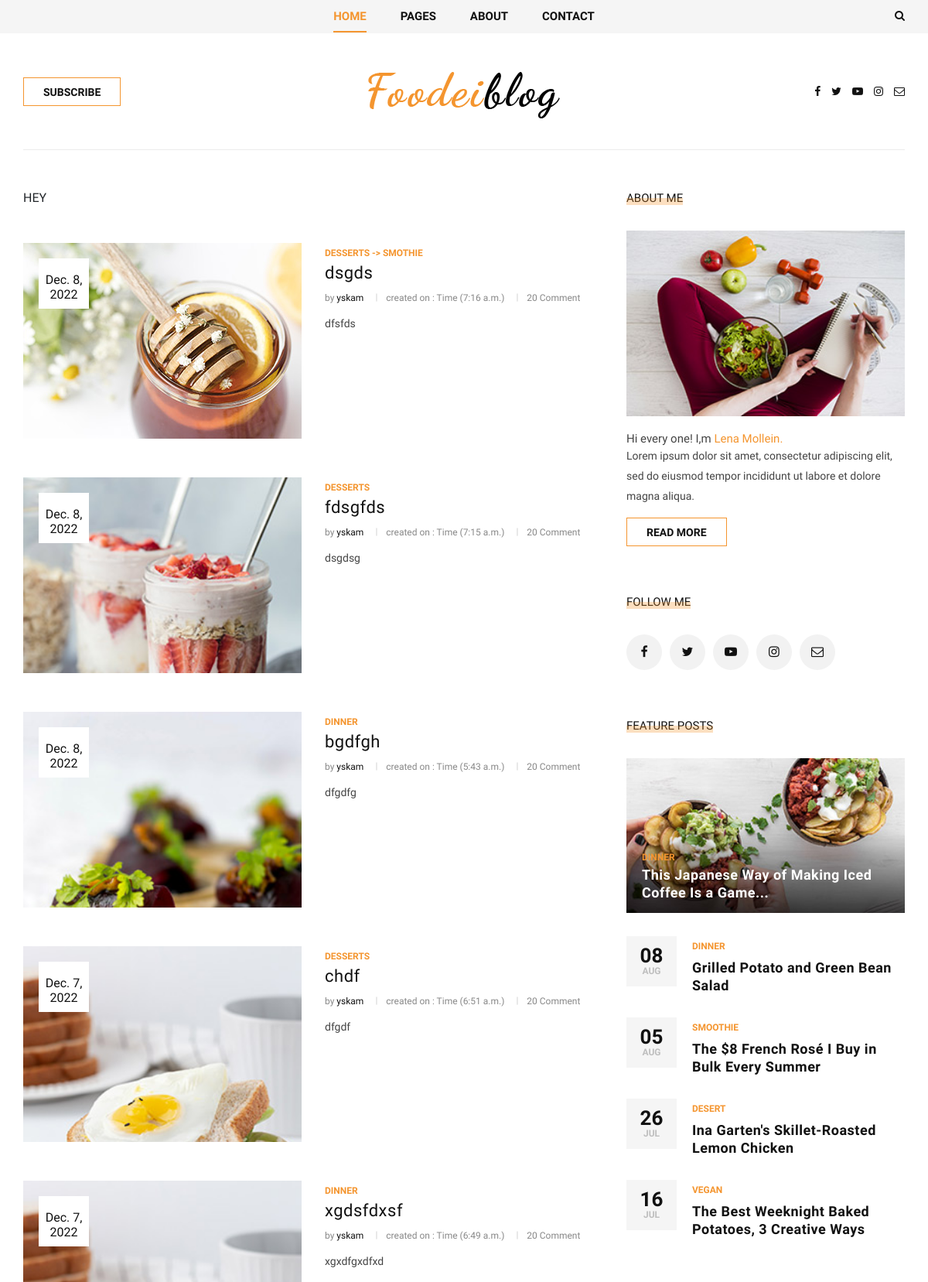
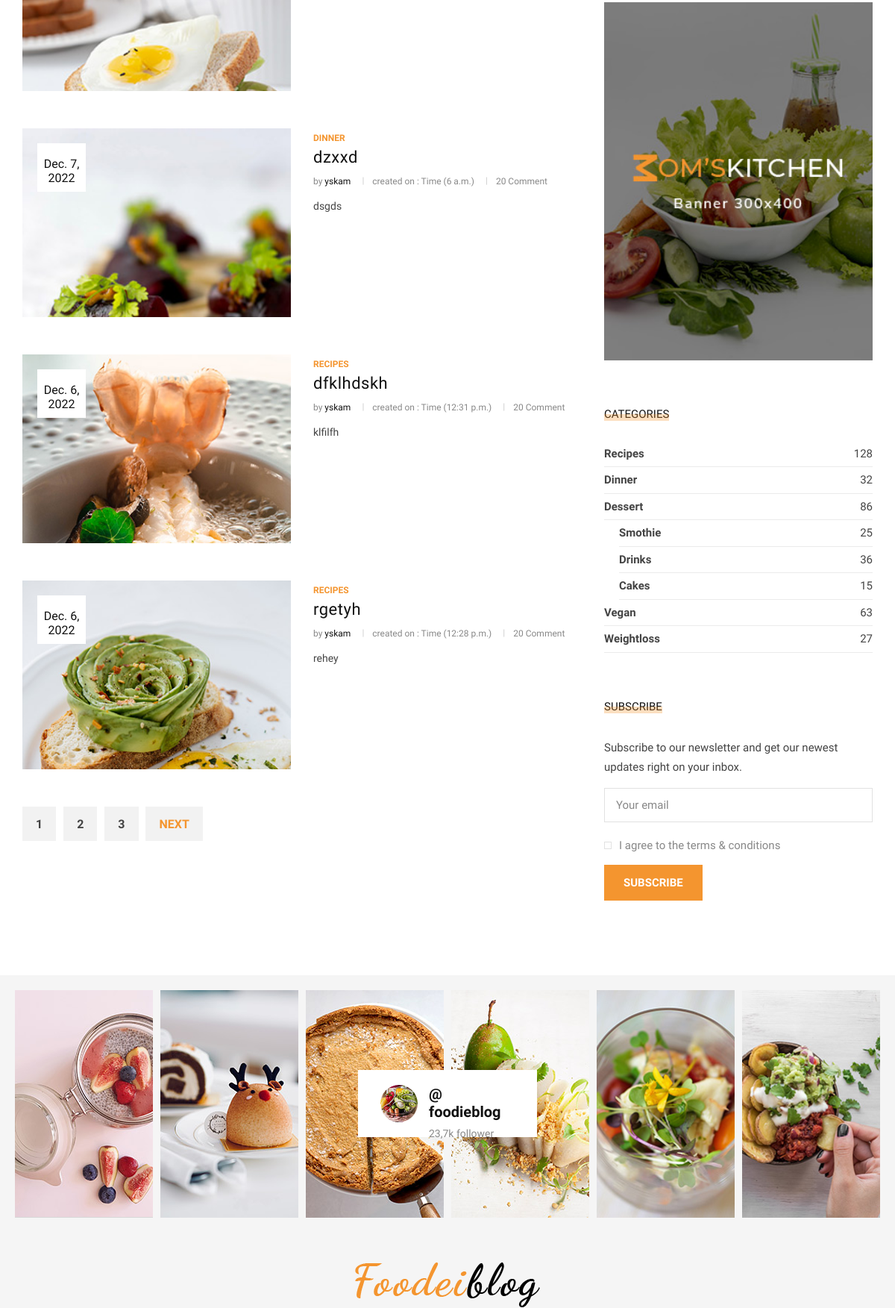
The page /category_list/ (upper part) on the database its author committed (2 pictures, top to bottom).
### account/models.py (models this page shows, shortened)
class Post(models.Model):
    image = models.ImageField(upload_to='pics', blank= True, null=True, default= False)
    title = models.CharField(max_length=200, unique=True)
    small_description = models.CharField(max_length=255)
    slug = models.SlugField(null= False , unique=True)
    category = models.ForeignKey('Category', null=True, blank=False ,on_delete= models.DO_NOTHING)
    author = models.ForeignKey(CustomUser, on_delete= models.CASCADE)
    updated_on = models.DateTimeField(auto_now= True)
    content = RichTextUploadingField()
    created_on = models.DateTimeField(auto_now_add=True)
    likee = models.ManyToManyField(CustomUser, related_name= "blog_posts")

class Category(models.Model):
    name = models.CharField(max_length=200)
    slug = models.SlugField(max_length=5, unique=True)
    parent = models.ForeignKey('self',blank=True, null=True ,related_name='children' ,on_delete= models.DO_NOTHING)
    class Meta:
        unique_together = ('slug', 'parent',)
        verbose_name_plural = "categories"
    def __str__(self):
        full_path = [self.name]
        k = self.parent
        while k is not None:
            full_path.append(k.name)
            k = k.parent
        return ' -> '.join(full_path[::-1])

class CustomUser(AbstractUser):
    is_reader = models.BooleanField(default= False)
    is_author = models.BooleanField(default= False)
    about_me = models.CharField(max_length=200)

### index/views.py (the view)
# urls.py: path("category_list/", views.category_list, name="category_list"),
def category_list(request, categ = None):
        if categ:
                objs = Post.objects.filter(category__name = categ).order_by('-created_on')
        else:
                objs = Post.objects.all().order_by('-created_on')
        return render(request, 'categories-list.html', {'objs': objs,'categ': categ, 'list':list})

### templates/categories-list.html (shortened to what this page needs)
{% extends 'base.html' %}
{% block content %}
<body>
    <section class="categories categories-grid spad">
        <div class="categories__post">
            <div class="container">
                <div class="categories__grid__post">
                    <div class="row">
                        <div class="col-lg-8 col-md-8">
                            <div class="breadcrumb__text">
                                {% if categ %}
                                <h2>Categories: <span>{{categ}}</span></h2>
                                <div class="breadcrumb__option">
                                    <a href="#">Home</a>
                                </div>
                                {% else %}
                                HEY
                                {% endif %}
                            </div>
                            {% for post in objs %}
                            <div class="categories__list__post__item">
                                <div class="row">
                                    <div class="col-lg-6 col-md-6">
                                        <div class="categories__post__item__pic set-bg"
                                            data-setbg="{{post.image.url}}">
                                            <div class="post__meta">
                                                <h6>{{post.created_on.date}}</h6>
                                            </div>
                                        </div>
                                    </div>
                                    <div class="col-lg-6 col-md-6">
                                        <div class="categories__post__item__text">
                                            <a href = "{% url 'category_grid' post.category.slug %}"><span class="post__label">{{ post.category }}</span></a>
                                            <h3><a href="{% url 'article_detail' post.slug %}">{{ post.title }}</a></h3>
                                            <ul class="post__widget">
                                                <li>by <span>{{ post.author }}</span></li>
                                                <li>created on : Time ({{ post.created_on.time }})</li>
                                                <li>20 Comment</li>
                                            </ul>
                                            <p>{{ post.small_description }}</p>
                                        </div>
                                    </div>
                                </div>
                            </div>
                          {% endfor %}
                            <div class="row">
                                <div class="col-lg-12">
                                    <div class="categories__pagination">
                                        <a href="#">1</a>
                                        <a href="#">2</a>
                                        <a href="#">3</a>
                                        <a href="#">Next</a>
                                    </div>
                                </div>
                            </div>
                        </div>
                        <div class="col-lg-4 col-md-4">
                            <div class="sidebar__item">
                                <div class="sidebar__about__item">
                                    <div class="sidebar__item__title">
                                        <h6>About me</h6>
                                    </div>
                                    <img src="img/sidebar/sidebar-about.jpg" alt="">
                                    <h6>Hi every one! I,m <span>Lena Mollein.</span></h6>
                                    <p>Lorem ipsum dolor sit amet, consectetur adipiscing elit, sed do eiusmod tempor
                                        incididunt ut labore et dolore magna aliqua.</p>
                                    <a href="#" class="primary-btn">Read more</a>
                                </div>
                                <div class="sidebar__follow__item">
                                    <div class="sidebar__item__title">
                                        <h6>Follow me</h6>
                                    </div>
                                    <div class="sidebar__item__follow__links">
                                        <a href="#"><i class="fa fa-facebook"></i></a>
                                        <a href="#"><i class="fa fa-twitter"></i></a>
                                        <a href="#"><i class="fa fa-youtube-play"></i></a>
                                        <a href="#"><i class="fa fa-instagram"></i></a>
                                        <a href="#"><i class="fa fa-envelope-o"></i></a>
                                    </div>
                                </div>
                                <div class="sidebar__feature__item">
                                    <div class="sidebar__item__title">
                                        <h6>Feature Posts</h6>
                                    </div>
                                    <div class="sidebar__feature__item__large set-bg"
                                        data-setbg="img/sidebar/feature-post.jpg">
                                        <div class="sidebar__feature__item__large--text">
                                            <span>Dinner</span>
                                            <h5><a href="#">This Japanese Way of Making Iced Coffee Is a Game...</a>
                                            </h5>
                                        </div>
                                    </div>
                                    <div class="sidebar__feature__item__list">
                                        <div class="sidebar__feature__item__list__single">
                                            <div class="post__meta">
                                                <h4>08</h4>
                                                <span>Aug</span>
                                            </div>
                                            <div class="post__text">
                                                <span>Dinner</span>
                                                <h5><a href="#">Grilled Potato and Green Bean Salad</a></h5>
                                            </div>
                                        </div>
                                        <div class="sidebar__feature__item__list__single">
                                            <div class="post__meta">
                                                <h4>05</h4>
                                                <span>Aug</span>
                                            </div>
                                            <div class="post__text">
                                                <span>Smoothie</span>
                                                <h5><a href="#">The $8 French Rosé I Buy in Bulk Every Summer</a></h5>
                                            </div>
                                        </div>
                                        <div class="sidebar__feature__item__list__single">
                                            <div class="post__meta">
                                                <h4>26</h4>
                                                <span>jul</span>
                                            </div>
                                            <div class="post__text">
                                                <span>Desert</span>
                                                <h5><a href="#">Ina Garten's Skillet-Roasted Lemon Chicken</a></h5>
                                            </div>
                                        </div>
                                        <div class="sidebar__feature__item__list__single">
                                            <div class="post__meta">
                                                <h4>16</h4>
                                                <span>jul</span>
                                            </div>
                                            <div class="post__text">
                                                <span>Vegan</span>
                                                <h5><a href="#">The Best Weeknight Baked Potatoes, 3 Creative Ways</a>
                                                </h5>
                                            </div>
                                        </div>
                                    </div>
                                </div>
                                <div class="sidebar__item__banner">
                                    <img src="img/sidebar/banner.jpg" alt="">
                                </div>
                                <div class="sidebar__item__categories">
                                    <div class="sidebar__item__title">
                                        <h6>Categories</h6>
                                    </div>
                                    <ul>
                                        <li><a href="#">Recipes <span>128</span></a></li>
                                        <li><a href="#">Dinner <span>32</span></a></li>
                                        <li><a href="#">Dessert <span>86</span></a></li>
                                        <li class="p-left"><a href="#">Smothie <span>25</span></a></li>
                                        <li class="p-left"><a href="#">Drinks <span>36</span></a></li>
                                        <li class="p-left"><a href="#">Cakes <span>15</span></a></li>
                                        <li><a href="#">Vegan <span>63</span></a></li>
                                        <li><a href="#">Weightloss <span>27</span></a></li>
                                    </ul>
                                </div>
                                <div class="sidebar__subscribe__item">
                                    <div class="sidebar__item__title">
                                        <h6>Subscribe</h6>
                                    </div>
                                    <p>Subscribe to our newsletter and get our newest updates right on your inbox.</p>
                                    <form action="#">
                                        <input type="text" class="email-input" placeholder="Your email">
                                        <label for="s-agree-check">
                                            I agree to the terms & conditions
                                            <span class="checkmark"></span>
                                        </label>
                                        <button type="submit" class="site-btn">Subscribe</button>
                                    </form>
                                </div>
                            </div>
                        </div>
                    </div>
                </div>
            </div>
        </div>
    </section>
</body>
{% endblock %}

### rows shown on the page
Post: shows a picture, created_on "Dec. 8, 2022", category "DESSERTS -> SMOTHIE", title "dsgds", author "yskam", created_on.time "7:16 a.m.", small_description "dfsfds"
Post: shows a picture, created_on "Dec. 8, 2022", category "DESSERTS", title "fdsgfds", author "yskam", created_on.time "7:15 a.m.", small_description "dsgdsg"
Post: created_on "Dec. 8, 2022", category "DINNER", title "bgdfgh", author "yskam", created_on.time "5:43 a.m.", small_description "dfgdfg"
Post: created_on "Dec. 7, 2022", category "DESSERTS", title "chdf", author "yskam", created_on.time "6:51 a.m.", small_description "dfgdf"
Post: created_on "Dec. 7, 2022", category "DINNER", title "xgdsfdxsf", author "yskam", created_on.time "6:49 a.m.", small_description "xgxdfgxdfxd"
Post: created_on "Dec. 7, 2022", category "DINNER", title "dzxxd", author "yskam", created_on.time "6 a.m.", small_description "dsgds"
Post: shows a picture, created_on "Dec. 6, 2022", category "RECIPES", title "dfklhdskh", author "yskam", created_on.time "12:31 p.m.", small_description "klfilfh"
Post: shows a picture, created_on "Dec. 6, 2022", category "RECIPES", title "rgetyh", author "yskam", created_on.time "12:28 p.m.", small_description "rehey"
